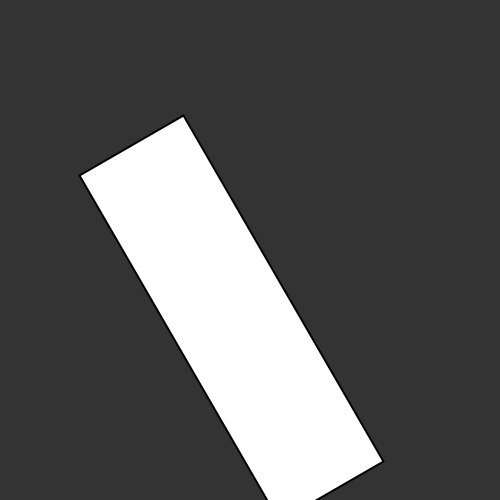
Frame 1 (no input)
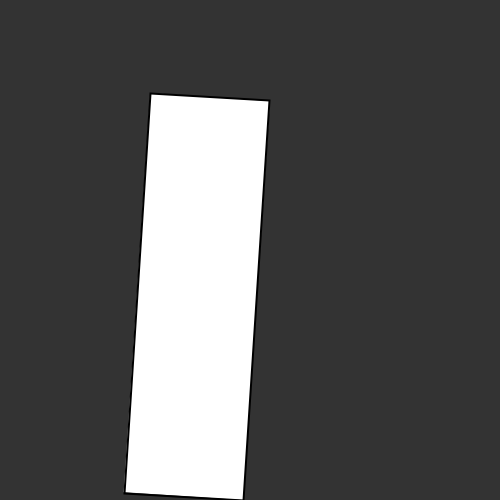
Frame 60 (the mouse pressed at the canvas centre just before this capture)
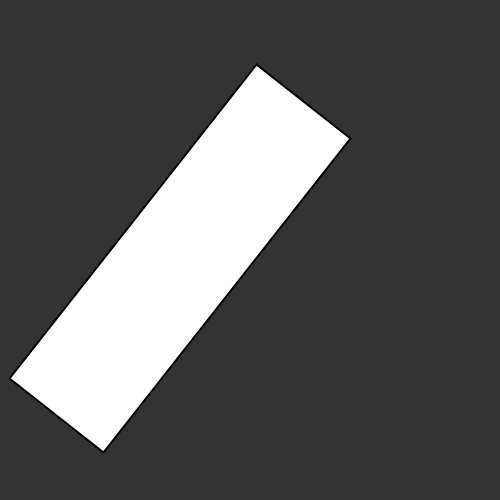
Frame 120 (the mouse held since frame 60 and released just before this capture)

The Processing sketch that drew these frames (run headless with seeded random() and noise(); from frame 60 on, the mouse is pressed at the canvas centre):

// Processing sketch: ejercicio2_robot
// ── ejercicio2_robot.pde
float angulo = PI/3.0;

void setup() {
  size(500, 500);
  strokeWeight(2);
  ellipseMode(RADIUS);
  rectMode(CENTER);
}

void draw() {
  translate(width/2, height/2);
  background(51);
  push();
  //translate(50 + 200, 50 + 60);
  rotate(angulo);
  angulo += 0.01;
  rect(50, 50, 400, 120);
  pop();
  /*
  // Neck
  stroke(102);
  line(266, 257, 266, 162);
  line(276, 257, 276, 162);
  line(286, 257, 286, 162);

  // Antennae
  line(276, 155, 246, 112);
  line(276, 155, 306, 56);
  line(276, 155, 342, 170);

  // Body
  noStroke();
  fill(102);
  ellipse(264, 377, 33, 33);
  fill(0);
  rect(219, 257, 90, 120);
  fill(102);
  rect(219, 274, 90, 6);

  // Head
  fill(0);
  ellipse(276, 155, 45, 45);
  fill(255);
  ellipse(288, 150, 14, 14);
  fill(0);
  ellipse(288, 150, 3, 3);
  fill(153);
  ellipse(263, 148, 5, 5);
  ellipse(296, 130, 4, 4);
  ellipse(305, 162, 3, 3);
  */
}
